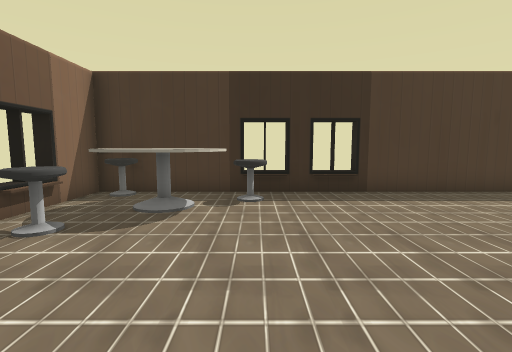
View 1 (above)

17 first-person views from a walk through a 3-D level made in the Unity game engine. The camera is 1.3 m above the floor, tilts 6° down and sees 85° across. The floor is counted in squares, 1 m on a side. Each view is taken from the middle of a square. On the plan, view 1 faces up. The plan holds only what a view shows up to about 13 squares ahead; the rest is blank. The player character is not drawn. Some animated figures are not drawn.

View 2
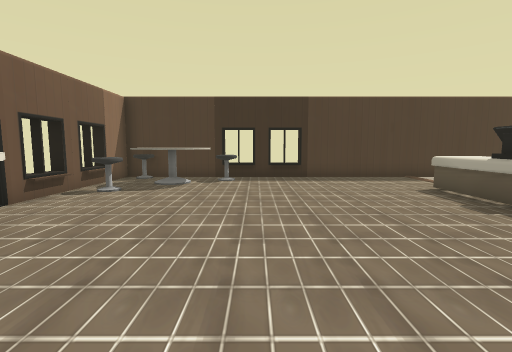

View 3
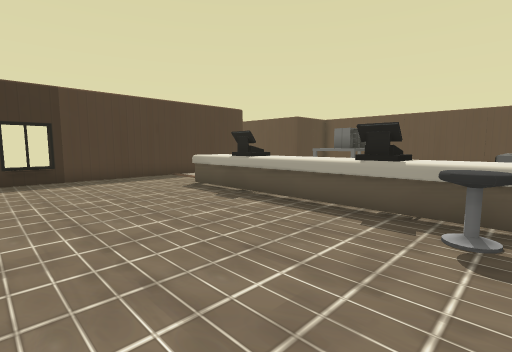

View 4
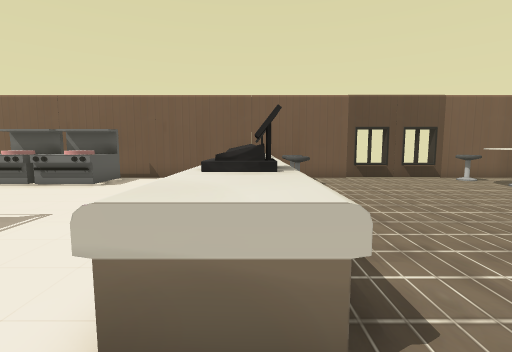

View 5
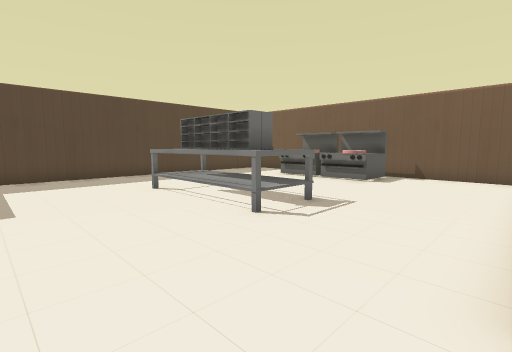

View 6
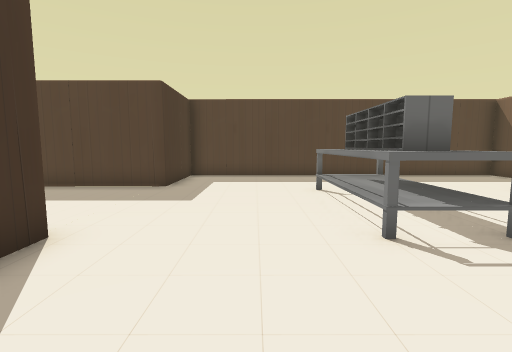

View 7
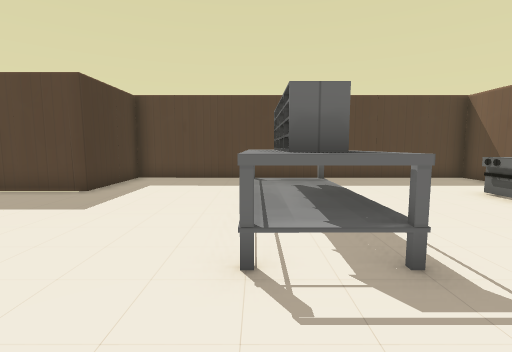

View 8
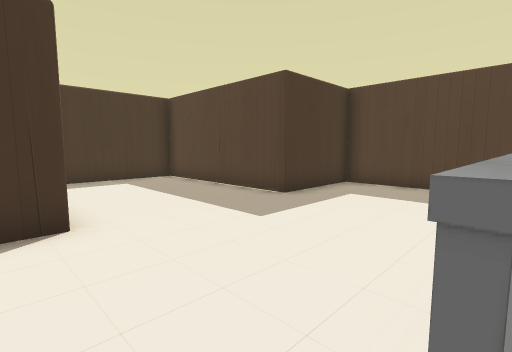

View 9
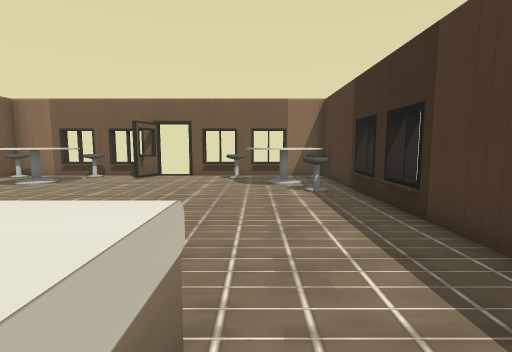

View 10
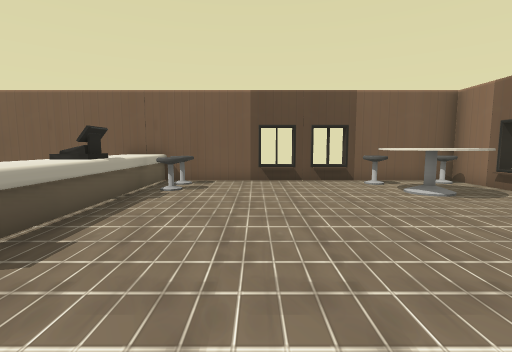

View 11
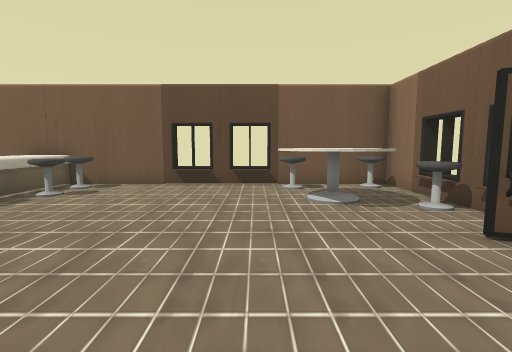

View 12
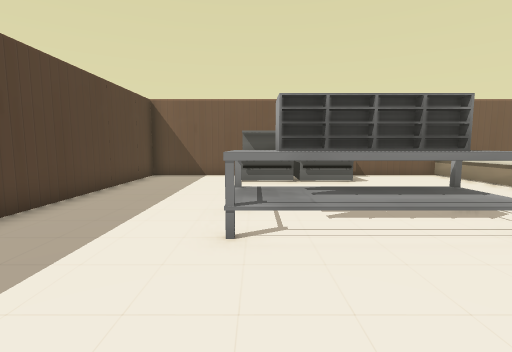

View 13
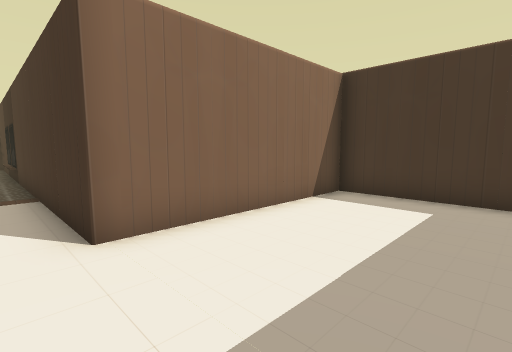

View 14
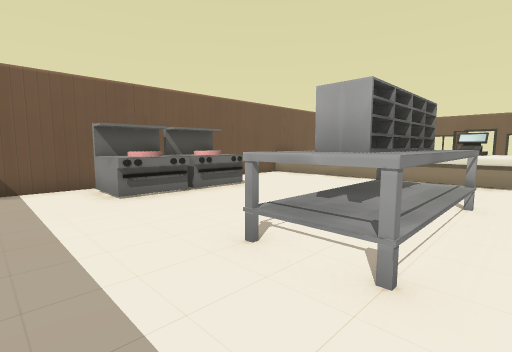

View 15
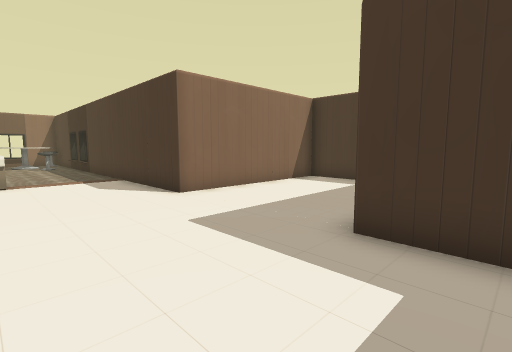

View 16
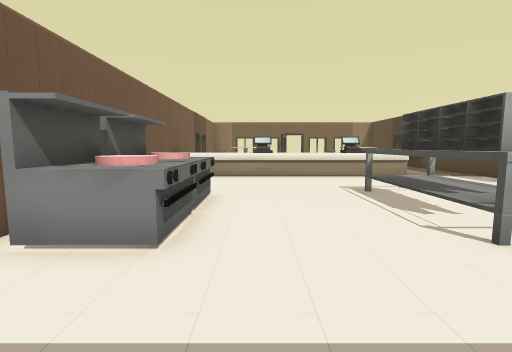

View 17
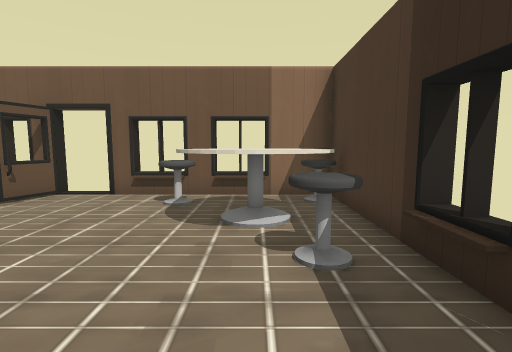

### Floor plan
Key: @ floor where view 1 was taken; # wall or solid block; x gap in a wall; . floor; = window, fence, low wall or low ledge; ^ raised ledge; O other object.
Columns run from 5 left of view 1 to 21 right of it. Each row starts with its distance up from view 1.
 15                  ######
 14                  #....#
 13                  #....#
 12                  #....#
 11                  #....#
 10                  #....#
  9                  #....#
  8 ######x x#########....#####
  7 #OOOOO....................#
  6 #.OOOO....................#
  5 #.OOO.....................#
  4 #OO.........^^............#
  3  ...........O^...OOOOO....#
  2 x...........O^...OOOOO....#
  1  ...........^^...OOOOO....#
  0 #=...@......^^............#
 -1  ...........O^............#
 -2 #OOOO.......O#............#
 -3 #.OOO......O^^....OOOO....#
 -4 #.  O.....OO^^....OOOO....#
 -5 #OOOO.....OO^^....OOOO....#
 -6 ##### x x##################

Positions as (right, up) in squares from view 1, and headings:
1: (0, 0), facing up
2: (1, -4), facing up
3: (1, -4), facing up-right
4: (7, 6), facing down
5: (8, 7), facing down-right
6: (8, 5), facing right
7: (9, 3), facing right
8: (11, 3), facing up-right
9: (8, 5), facing left
10: (3, 5), facing down
11: (0, 4), facing down
12: (16, 7), facing down
13: (16, 7), facing up-left
14: (19, 4), facing down-left
15: (19, 4), facing up-left
16: (20, -2), facing left
17: (3, 6), facing left
